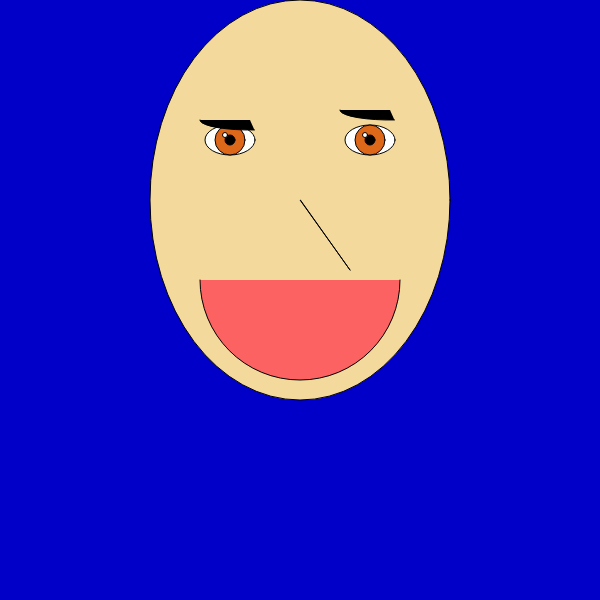
Frame 1 (no input)
Frame 60 (no input): identical to frame 1, image omitted
Frame 120 (the mouse pressed at the canvas centre since frame 60): identical to frame 1, image omitted

The p5.js sketch that drew this single still picture (run headless with seeded random() and noise() and a simulated clock; from frame 60 on, the mouse is pressed at the canvas centre):

// p5.js sketch
// ── sketch.js
function setup() {
  createCanvas(600, 600);
}

function draw() {
  background(0,0,200);// fons de pantalla, gris si te un número entre 0 i 255 zero es negre i 255 es blanc, i qualsevol numero entre 0 i 255 será gris. Si tenim números el primer número el primer número es vermelor o R (red), el segon número és la verdor o G de green i el tercer número és la blavor o B de blue. Els colors RGB permeten contriur setze millions de colors diferents (255X255)
  fill(243,217,155)//Funciona como el background amb rgb
ellipse(300,200,300,400)// El primer número entre párentesis és la posoco x del centre, el segon número és la posicío y alçada del centre del el·lipse, el tercer número és la amplada i el quart número é la alçada del el·lipse
  fill(255,255,250)
ellipse(230,140,50,30)
  fill(222,104,26)
ellipse(230,140,30,30)
  fill(255,255,255)
ellipse(370,140,50,30)
  fill(222,104,26)
ellipse(370,140,30,30)
  fill(252,98,98)
arc(300,280,200,200,0,PI)//Funciona como el el·lipse els primers
  fill(0)
triangle(300,200,300,200,350,270)
arc(250,120,100,20,20,PI)
arc(390,110,100,20,20,PI)
  fill(5,0,0)
ellipse(230,140,10,10)
ellipse(370,140,10,10)
  fill(255)
ellipse(365,135,5,5)
ellipse(225,135,5,5)}
